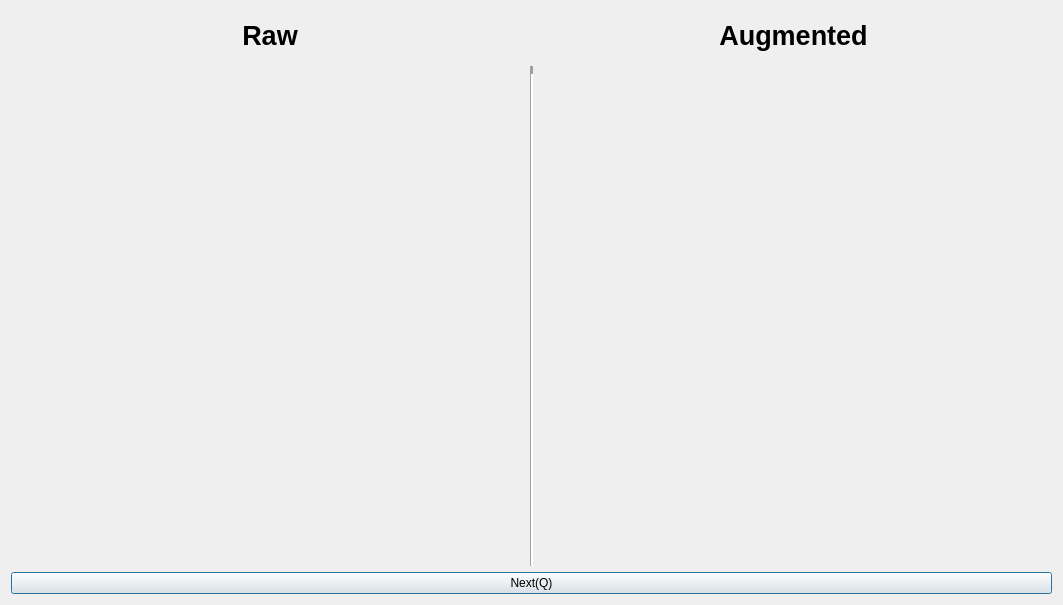
<?xml version="1.0" encoding="UTF-8"?>
<ui version="4.0">
 <class>augViewer</class>
 <widget class="QDialog" name="augViewer">
  <property name="geometry">
   <rect>
    <x>0</x>
    <y>0</y>
    <width>1063</width>
    <height>605</height>
   </rect>
  </property>
  <property name="windowTitle">
   <string>Dialog</string>
  </property>
  <layout class="QGridLayout" name="gridLayout">
   <item row="0" column="0">
    <layout class="QVBoxLayout" name="verticalLayout">
     <item>
      <layout class="QHBoxLayout" name="horizontalLayout_2">
       <item>
        <widget class="QLabel" name="label_3">
         <property name="font">
          <font>
           <pointsize>20</pointsize>
           <weight>75</weight>
           <bold>true</bold>
          </font>
         </property>
         <property name="text">
          <string>Raw</string>
         </property>
         <property name="alignment">
          <set>Qt::AlignCenter</set>
         </property>
        </widget>
       </item>
       <item>
        <widget class="QLabel" name="label_4">
         <property name="font">
          <font>
           <pointsize>20</pointsize>
           <weight>75</weight>
           <bold>true</bold>
          </font>
         </property>
         <property name="text">
          <string>Augmented</string>
         </property>
         <property name="alignment">
          <set>Qt::AlignCenter</set>
         </property>
        </widget>
       </item>
      </layout>
     </item>
     <item>
      <layout class="QHBoxLayout" name="horizontalLayout">
       <item>
        <widget class="QLabel" name="raw">
         <property name="sizePolicy">
          <sizepolicy hsizetype="Ignored" vsizetype="Ignored">
           <horstretch>0</horstretch>
           <verstretch>0</verstretch>
          </sizepolicy>
         </property>
         <property name="minimumSize">
          <size>
           <width>500</width>
           <height>500</height>
          </size>
         </property>
         <property name="text">
          <string/>
         </property>
         <property name="scaledContents">
          <bool>true</bool>
         </property>
        </widget>
       </item>
       <item>
        <widget class="Line" name="line">
         <property name="lineWidth">
          <number>8</number>
         </property>
         <property name="orientation">
          <enum>Qt::Vertical</enum>
         </property>
        </widget>
       </item>
       <item>
        <widget class="QLabel" name="aug">
         <property name="sizePolicy">
          <sizepolicy hsizetype="Ignored" vsizetype="Ignored">
           <horstretch>0</horstretch>
           <verstretch>0</verstretch>
          </sizepolicy>
         </property>
         <property name="minimumSize">
          <size>
           <width>500</width>
           <height>500</height>
          </size>
         </property>
         <property name="text">
          <string/>
         </property>
         <property name="scaledContents">
          <bool>true</bool>
         </property>
        </widget>
       </item>
      </layout>
     </item>
     <item>
      <widget class="QPushButton" name="next">
       <property name="text">
        <string>Next(Q)</string>
       </property>
       <property name="shortcut">
        <string>Q</string>
       </property>
      </widget>
     </item>
    </layout>
   </item>
  </layout>
 </widget>
 <resources/>
 <connections/>
</ui>
